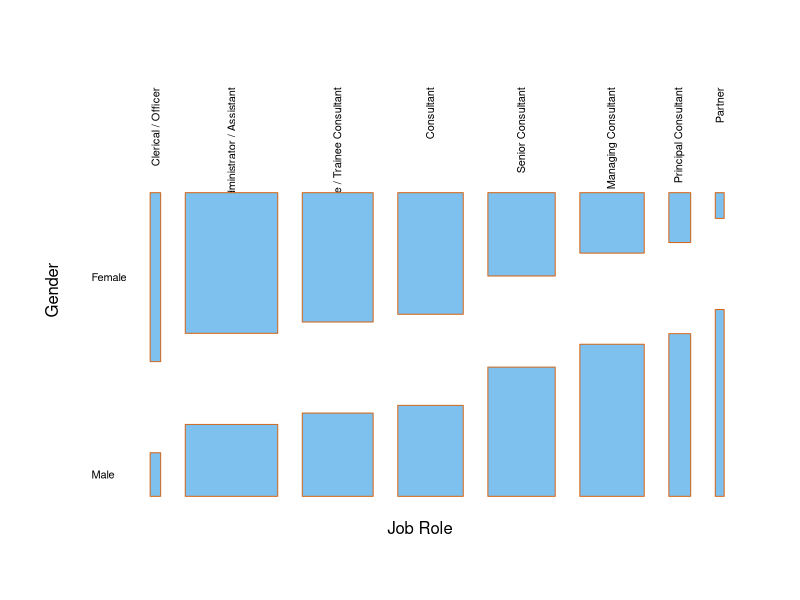

Write R code to recreate this figure.

library(ggplot2)
setwd("/Users/Teresa/Documents/R/Chi Square Testing")
emp.data <- read.csv("diversity.csv", 
                        header = T, sep=",",
                        stringsAsFactors = F)
# Create a summary table
emp.table <- table(emp.data)

colnames(emp.table) <- c("Clerical / Officer","Administrator / Assistant",
                         "Graduate / Trainee Consultant","Consultant",
                         "Senior Consultant","Managing Consultant",
                         "Principal Consultant","Partner")
rownames(emp.table) <- c("Female","Male")

# explore 
mosaicplot(emp.table, main=" ", xlab = "Job Role", ylab = "Gender", las = 2,
           color="skyblue2", border = "chocolate", off = 30, dir = c("h","v"),
           sort = c(2,1))

# use chi square to verify the association between gender and job grade
chisq.test(emp.table)
